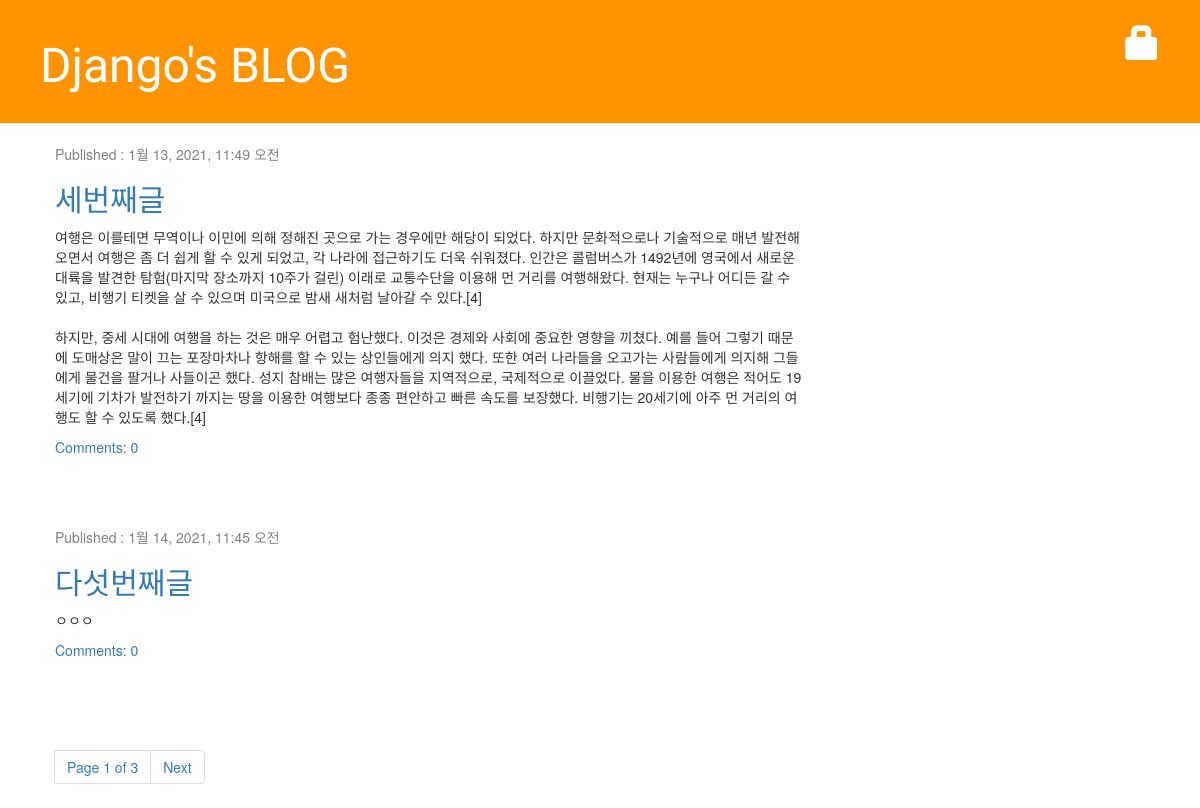
Before: / with the older database file.
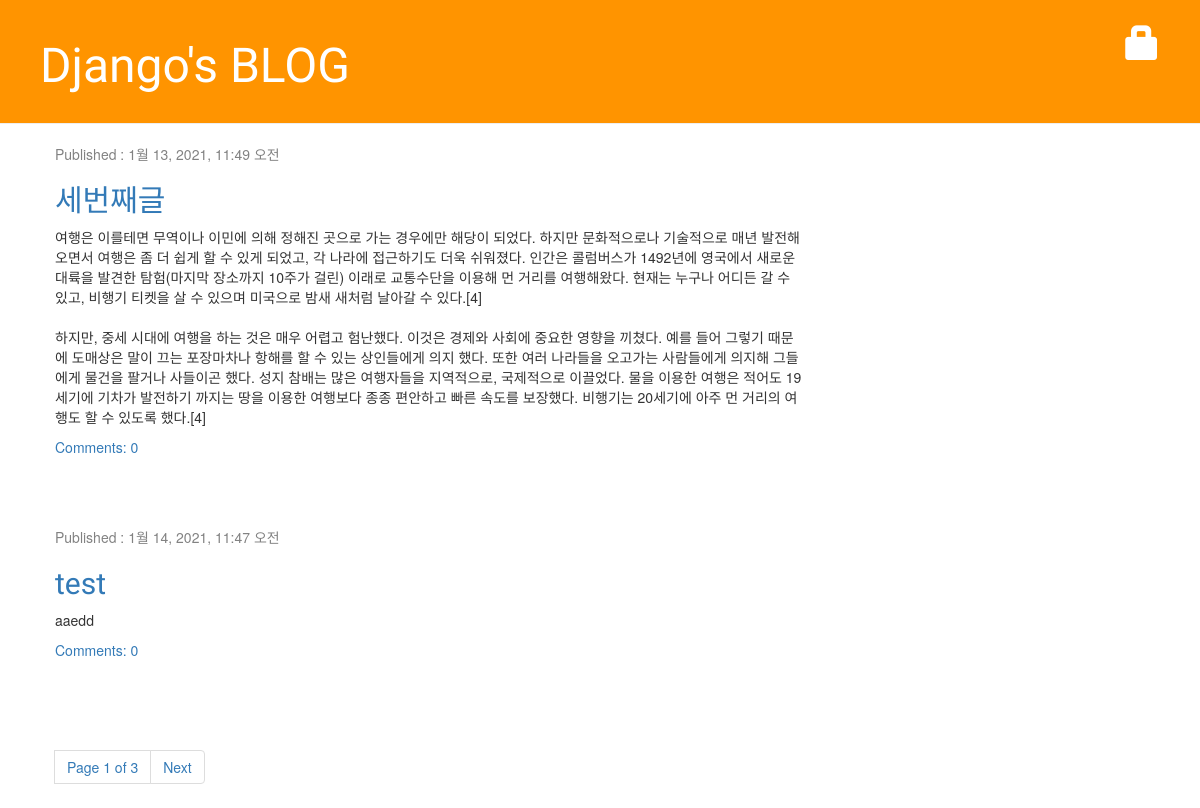
After: the same page with the newer database file.
### blog/models.py (models this page shows, shortened)
class Post(models.Model):
    author = models.ForeignKey('auth.User', on_delete=models.CASCADE)
    title = models.CharField(max_length=200, validators=[min_length_3_validator])
    text = models.TextField()
    created_date = models.DateTimeField(default=timezone.now)
    published_date = models.DateTimeField(blank=True, null=True)
    def approved_comments(self):
        return self.comments.filter(approved_comment=True)

### blog/views.py (the view)
# urls.py: path('', views.post_list, name='post_list'),
def post_list(request):
    post_list = Post.objects.filter(published_date__lte=timezone.now()).order_by('published_date')
    paginator = Paginator(post_list, 2)
    page_no = request.GET.get('page')
    try:
        posts = paginator.page(page_no)
    except PageNotAnInteger:
        posts = paginator.page(1)
    except EmptyPage:
        posts = paginator.page(paginator.num_pages)
    return render(request, 'blog/post_list.html', {'posts': posts})

### blog/templates/blog/post_list.html
{% extends 'blog/base.html' %}
{% block content %}
    {% for post in posts %}
        <div class="post">
            <div class="date">
                <p>Published : {{post.published_date}}</p>
            </div>
            <h2><a href="{% url 'post_detail' pk=post.pk %}">{{post.title}}</a></h2>
            <p>{{post.text|linebreaksbr}}</p>
            <a href="{% url 'post_detail' pk=post.pk %}">Comments: {{post.approved_comments.count}}</a>
        </div>
    {% endfor %}
    {% include 'blog/post_pagination.html' with page=posts %}
{% endblock %}

Changed rows visible on the page:
removed Post: published_date "1월 14, 2021, 11:45 오전", title "다섯번째글", text "ㅇㅇㅇ", approved_comments.count "0"
now on this page (row unchanged): Post: published_date "1월 14, 2021, 11:47 오전", title "test", text "aaedd", approved_comments.count "0"
